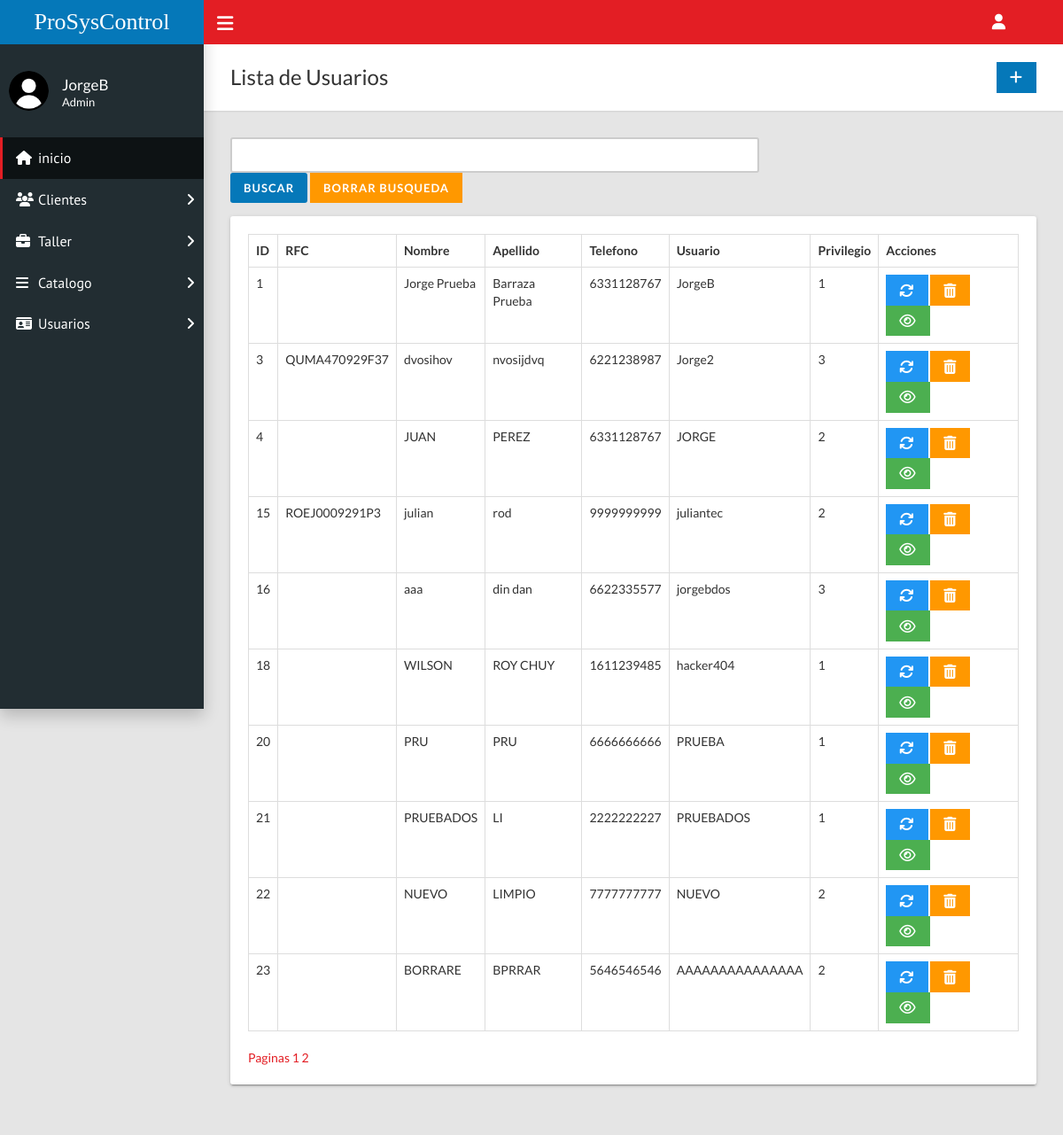
/home.php?c=usuario&a=PaginarN&pagina=1 (signed in), run on the app's committed database.
### tables this page shows
CREATE TABLE `usuario` (
  `id` int(11) NOT NULL,
  `rfc` varchar(20) NOT NULL,
  `nombre` varchar(50) NOT NULL,
  `apellido` varchar(50) NOT NULL,
  `telefono` varchar(20) NOT NULL,
  `email` varchar(70) NOT NULL,
  `user` varchar(35) NOT NULL,
  `contrasenia` varchar(70) NOT NULL,
  `privilegio` varchar(1) NOT NULL
);

### controladores/usuario.controlador.php (called while the page is built, shortened)
<?php
require_once "modelos/usuario.php";
class UsuarioControlador{
    public function __CONSTRUCT(){
        $this->modelo = new Usuario;
    }
    public function PaginarN(){
        require_once "vistas/encabezado.php";
        require_once "vistas/usuario/index.php";
        require_once "vistas/pie.php";
    }
}

### modelos/database.php (called while the page is built, shortened)
<?php
class Database{
    public static function Conectar(){
        try{
            $conexion = new PDO("mysql:host=".self::servidor.";dbname=".self::nombrebd.";charset=utf8", self::usuariobd,
            self::clave);
            $conexion -> setAttribute(PDO::ATTR_ERRMODE, PDO::ERRMODE_EXCEPTION);
            return $conexion;
        }catch(PDOException $e){
            return "Fallo " .$e->getMessage();
        }
    }
}

### modelos/usuario.php (called while the page is built, shortened)
<?php
class Usuario{
    private $pdo;
    public function __CONSTRUCT(){
        $this->pdo = Database::Conectar();
    }
    public function Listar(){
        try{
            $consulta = $this->pdo->prepare("SELECT * FROM usuario;");
            $consulta->execute();
            return $consulta->fetchAll(PDO::FETCH_OBJ);
        }catch(Exception $excepcion){
            die($excepcion->getMessage());
        }
    }
    public function Paginar($limite,$numerodeRegistros){
        try{
            $where="";
            $consulta = $this->pdo->prepare("SELECT * FROM `usuario` $where LIMIT $limite,$numerodeRegistros;");
            $consulta->execute();
            return $consulta->fetchAll(PDO::FETCH_OBJ);
        }catch(Exception $excepcion){
            die($excepcion->getMessage());
        }
    }
}

### vistas/usuario/index.php (the view, shortened to what this page needs)
<div class="content-wrapper">
  <div class="page-title">
    <div>
      <h1>Lista de Usuarios</h1>
    </div>
    <div>
      <?php if ($_SESSION['tipoUsuario'] != 'Secretario') { ?>
        <a class="btn btn-primary btn-flat" href="?c=usuario&a=FormCrear"><i class="fa fa-lg fa-plus"></i></a>
      <?php } ?>
    </div>
  </div>
  <form class="form-horizontal" method="POST" <?php
                                              $url_busqueda = "";
                                              $url_paginacion = "";
                                              if (isset($_GET['pagina'])) {
                                                echo "action='?c=usuario&a=Buscar'";
                                                $url_paginacion = "&a=BuscaryPaginar&pagina=" . $_GET['pagina'];
                                              } else {
                                                echo "action='?c=usuario&a=Buscar'";
                                              }
                                              ?>>
    <div class="form-group">
      <div class="col-md-8">
        <?php if (isset($_GET['q'])) {
        ?><input class="form-control" name="campo" id="campo" type="text" required value="<?= $_GET['q'] ?>">
          <button class="btn btn-primary" type="submit" id="submitButton">Buscar</button>
          <a class="btn btn-warning btn-flat" href="?c=usuario<?= $url_paginacion ?>" id="borrarBusButton">Borrar busqueda</a>
        <?php
        } else {
        ?>
          <input class="form-control" name="campo" id="campo" type="text" required>
          <button class="btn btn-primary" type="submit" id="submitButton">Buscar</button>
          <a class="btn btn-warning btn-flat" href="?c=usuario" id="borrarBusButton">Borrar busqueda</a>
        <?php
        }
        ?>
      </div>
    </div>
    <div>
  </form>
  <div class="row">
    <div class="col-md-12">
      <div class="card">
        <div class="card-body">
          <div class="table-responsive">
            <table class="table table-hover table-bordered" role="grid" id="sampleTable">
              <thead>
                <tr>
                  <th>ID</th>
                  <th>RFC</th>
                  <th>Nombre</th>
                  <th>Apellido</th>
                  <th>Telefono</th>
                  <th>Usuario</th>
                  <th>Privilegio</th>
                  <th>Acciones</th>
                </tr>
              </thead>
              <tbody>
                <?php
                $registros_por_pagina = 10;
                $total_registros = count($this->modelo->Listar());
                if (isset($_GET['pagina'])) {
                  foreach ($this->modelo->Paginar(($_GET['pagina'] - 1) * $registros_por_pagina, $registros_por_pagina) as $usuarioSQL) : ?>
                    <tr>
                    <td><?= $usuarioSQL->id ?></td>
                      <td><?= $usuarioSQL->rfc ?></td>
                      <td><?= $usuarioSQL->nombre ?></td>
                      <td><?= $usuarioSQL->apellido ?></td>
                      <td><?= $usuarioSQL->telefono ?></td>
                      <td><?= $usuarioSQL->user ?></td>
                      <td><?= $usuarioSQL->privilegio ?></td>
                      <td><?php if ($_SESSION['tipoUsuario'] != 'Secretario') { ?>
                          <a class="btn btn-info btn-flat" href="?c=usuario&a=FormCrear&id=<?= $usuarioSQL->id ?>"><i class="fa fa-lg fa-refresh"></i></a>
                          <a class="btn btn-warning btn-flat" onclick="Eliminar('?c=usuario&a=Borrar&id=<?= $usuarioSQL->id ?>')"><i class="fa fa-lg fa-trash"></i></a>
                        <?php } ?>
                        <a class="btn btn-success btn-flat" href="?c=usuario&a=FormConsultar&id=<?= $usuarioSQL->id ?>"><i class="fa fa-lg fa-eye"></i></a>
                      </td>
                    </tr>
                  <?php endforeach;
                }
                ?>
              </tbody>
            </table>
          </div>
          <div class="dataTables_paginate paging_simple_numbers">
            <?php
            $num_paginas = ceil($total_registros / $registros_por_pagina);
            echo "<a class='btn-btn-secondary' type='button'>Paginas  </a> ";
            for ($i = 1; $i <= $num_paginas; $i++) {
              echo "<a class='page-link' href='?c=usuario&a=PaginarN&pagina=$i$url_busqueda'>$i</a> ";
            }
            ?>
          </div>
        </div>
      </div>
    </div>
  </div>
</div>
</div>

### data on the page
usuario: id "1", nombre "Jorge Prueba", apellido "Barraza Prueba", telefono "6331128767", user "JorgeB", privilegio "1"
usuario: id "3", rfc "QUMA470929F37", nombre "dvosihov", apellido "nvosijdvq", telefono "6221238987", user "Jorge2", privilegio "3"
usuario: id "4", nombre "JUAN", apellido "PEREZ", telefono "6331128767", user "JORGE", privilegio "2"
usuario: id "15", rfc "ROEJ0009291P3", nombre "julian", apellido "rod", telefono "9999999999", user "juliantec", privilegio "2"
usuario: id "16", nombre "aaa", apellido "din dan", telefono "6622335577", user "jorgebdos", privilegio "3"
usuario: id "18", nombre "WILSON", apellido "ROY CHUY", telefono "1611239485", user "hacker404", privilegio "1"
usuario: id "20", nombre "PRU", apellido "PRU", telefono "6666666666", user "PRUEBA", privilegio "1"
usuario: id "21", nombre "PRUEBADOS", apellido "LI", telefono "2222222227", user "PRUEBADOS", privilegio "1"
usuario: id "22", nombre "NUEVO", apellido "LIMPIO", telefono "7777777777", user "NUEVO", privilegio "2"
usuario: id "23", nombre "BORRARE", apellido "BPRRAR", telefono "5646546546", user "AAAAAAAAAAAAAAA", privilegio "2"

### other printed values
$usuario "JorgeB"
$_SESSION['tipoUsuario'] "Admin"
